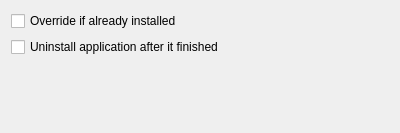
<?xml version="1.0" encoding="UTF-8"?>
<ui version="4.0">
 <class>UbuntuRemoteRunconfigurationWidget</class>
 <widget class="QWidget" name="UbuntuRemoteRunconfigurationWidget">
  <property name="geometry">
   <rect>
    <x>0</x>
    <y>0</y>
    <width>400</width>
    <height>133</height>
   </rect>
  </property>
  <property name="windowTitle">
   <string>Form</string>
  </property>
  <layout class="QFormLayout" name="formLayout">
   <item row="0" column="0">
    <widget class="QCheckBox" name="checkBoxForceInstall">
     <property name="toolTip">
      <string/>
     </property>
     <property name="statusTip">
      <string>When enabled, already installed apps on the phone will be overridden.\nThose apps will be uninstalled after the run has finished.</string>
     </property>
     <property name="whatsThis">
      <string/>
     </property>
     <property name="text">
      <string>Override if already installed</string>
     </property>
    </widget>
   </item>
   <item row="1" column="0">
    <widget class="QCheckBox" name="checkBoxUninstall">
     <property name="text">
      <string>Uninstall application after it finished</string>
     </property>
    </widget>
   </item>
  </layout>
 </widget>
 <resources/>
 <connections/>
</ui>
